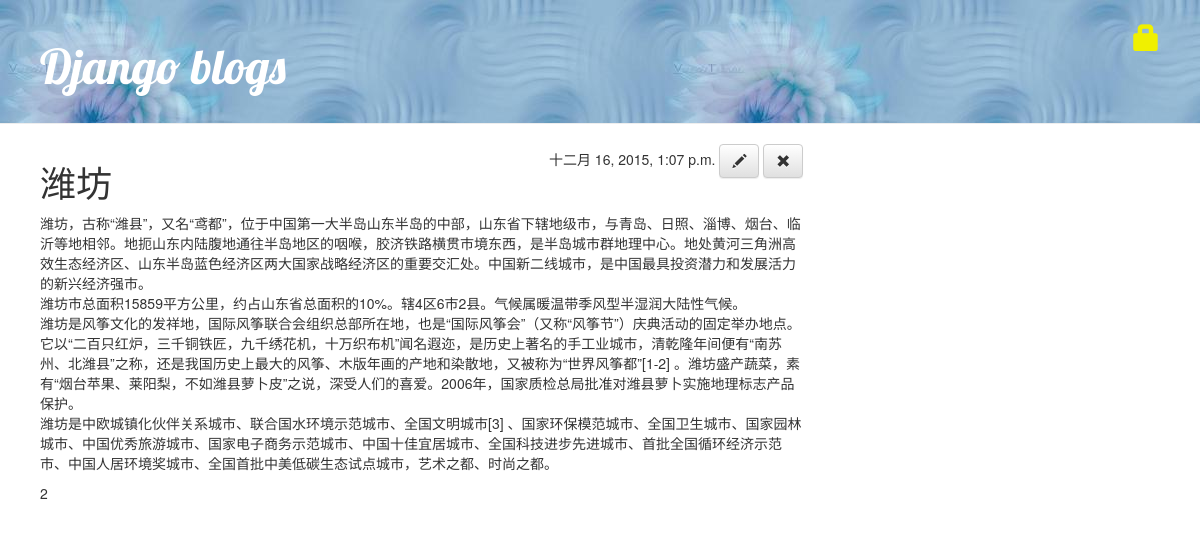
The app's page /article/1/ with its own data.
### blog/models.py (models this page shows, shortened)
class Article(models.Model):
    author = models.ForeignKey(User)
    title = models.CharField(max_length=200)
    text = models.TextField()
    image=models.ImageField(null=True)
    created_date = models.DateTimeField(default=timezone.now)
    published_date = models.DateTimeField(blank=True, null=True)

### blog/views.py (the view)
# urls.py: url(r'^article/(?P<pk>[0-9]+)/$',views.article_detail),
def article_detail(request,pk):
    article=get_object_or_404(Article,pk=pk)
    return render(request,'blog/article_detail.html',{'article':article})

### blog/templates/blog/article_detail.html (shortened to what this page needs)
<!DOCTYPE html>
{% extends 'blog/base.html' %}
{% block content %}
    <div style="float:right" class="data">
    {% if article.published_date %}
        {{ article.published_date }}
    {% else %}
        <a class="btn btn-default" href="{% url 'blog.views.article_publish' pk=article.pk %}">P<span class="glyphicon glyphicon-pencil"></span></a>
    {% endif %}
        <a class="btn btn-default" href="{% url 'article_edit' pk=article.pk %}"><span class="glyphicon glyphicon-pencil"></span></a>
        <a class="btn btn-default" href="{% url 'article_remove' pk=article.pk %}"><span class="glyphicon glyphicon-remove"></span></a>
    </div>
    <h1>{{ article.title }}</h1>
    <p>{{ article.text|linebreaks }}</p>
    <p>{{ article.image }}</p>
{% endblock %}

### static/css/blog.css (style rules this page uses)
h1, h2, h3, h4 { font-family: 'Lobster', cursive; }

### records on screen
Article: published_date "十二月 16, 2015, 1:07 p.m.", title "潍坊", text "潍坊，古称“潍县”，又名“鸢都”，位于中国第一大半岛山东半岛的中部，山东省下辖地级市，与青岛、日照、淄博、烟台、临沂等地相邻。地扼山东内陆腹地通往半岛地区的咽喉，胶济铁路横贯市境东西，是半岛城市群地理中心。地处黄河三角洲高效生态经济区、山东半岛蓝色经济区两大国家战略经济区的重要交汇处。中国新二线城市，是中国最具投资潜力和发展活力的新兴经济强市。 潍坊市总面积15859平方公里，约占山东省总面积的10%。辖4区6市2县。气候属暖温带季风型半湿润大陆性气候。 潍坊是风筝文化的发祥地，国际风筝联合会组织总部所在地，也是“国际风筝会”（又称“风筝节”）庆典活动的固定举办地点。它以“二百只红炉，三千铜铁匠，九千绣花机，十万织布机”闻名遐迩，是历史上著名的手工业城市，清乾隆年间便有“南苏州、北潍县”之称，还是我国历史上最大的风筝、木版年画的产地和染散地，又被称为“世界风筝都”[1-2] 。潍坊盛产蔬菜，素有“烟台苹果、莱阳梨，不如潍县萝卜皮”之说，深受人们的喜爱。2006年，国家质检总局批准对潍县萝卜实施地理标志产品保护。 潍坊是中欧城镇化伙伴关系城市、联合国水环境示范城市、全国文明城市[3] 、国家环保模范城市、全国卫生城市、国家园林城市、中国优秀旅游城市、国家电子商务示范城市、中国十佳宜居城市、全国科技进步先进城市、首批全国循环经济示范市、中国人居环境奖城市、全国首批中美低碳生态试点城市，艺术之都、时尚之都。", image "2"
